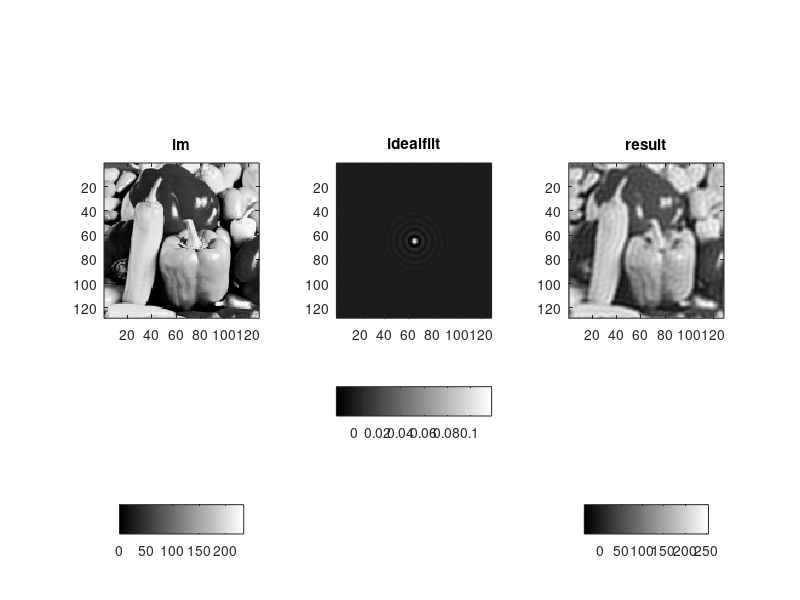
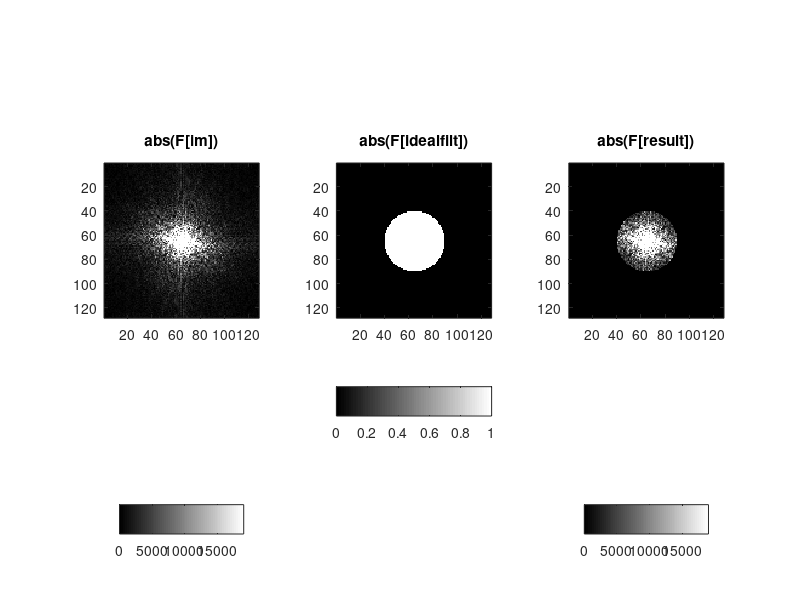

These charts were generated, in order, by the following MATLAB code:
load peppersmall 
im = peppersmall;

myradius = 25

aver = [1 2 1; 2 4 2; 1 2 1]/16;
aver3 = conv2(conv2(aver,aver,'full'),aver,'full');
aver3im = 0*im;
center = size(im,1)/2+1;
IM = fftshift(fft2(ifftshift(im)));

half = (size(im,1)-1)/2;
[u,v] = meshgrid(-ceil(half):floor(half),-ceil(half):floor(half));
IDEALFILT = sqrt(u.^2+v.^2) < myradius;

RESULT = IM .* IDEALFILT;

idealfilt = fftshift(ifft2(ifftshift(IDEALFILT)));
result = fftshift(ifft2(ifftshift(RESULT)));

maxIM = max(max(abs(IM)));
figure(1); colormap gray;
subplot(131); imagesc(im);
axis image; title('im'); colorbar('SouthOutside')
subplot(132); imagesc(idealfilt);
axis image; title('idealfilt'); colorbar('SouthOutside')
subplot(133); imagesc(result);
axis image; title('result'); colorbar('SouthOutside')
figure(2); colormap gray;
subplot(131); imagesc(abs(IM), [0 0.01*maxIM]);
axis image; title('abs(F[im])'); colorbar('SouthOutside')
subplot(132); imagesc(abs(IDEALFILT));
axis image; title('abs(F[idealfilt])'); colorbar('SouthOutside')
subplot(133); imagesc(abs(RESULT), [0 0.01*maxIM]);
axis image; title('abs(F[result])'); colorbar('SouthOutside')
